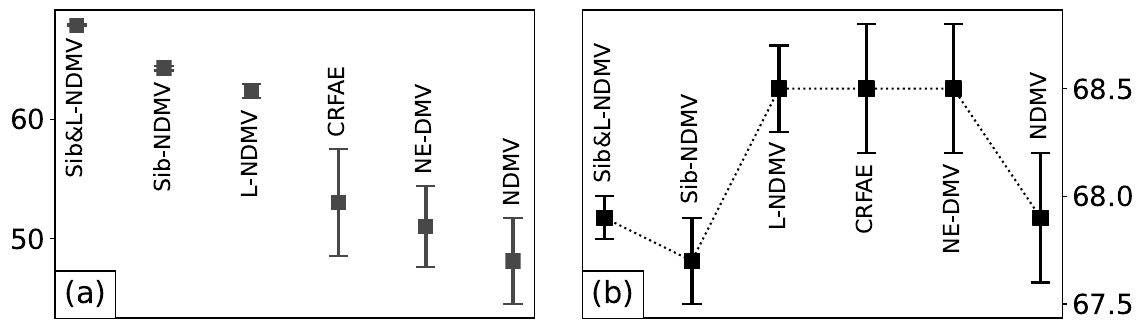

Reproduce this figure in Python.
import matplotlib.pyplot as plt
from matplotlib_dashboard import MatplotlibDashboard as MD

n = 6

performance = ['67.9±0.1', '67.7±0.2', '68.5±0.2', '68.5±0.3', '68.5±0.3', '67.9±0.3', '67.9±0.6'][:n]
individuals = ['67.9±0.1', '64.3±0.2', '62.4±0.6', '53.0±4.5', '51.0±3.4', '48.1±3.6', '41.5±0.8'][:n]

means, stds = zip(*[(float(v) for v in p.split('±')) for p in performance])
indmeans, indstds = zip(*[(float(v) for v in p.split('±')) for p in individuals])


fig = plt.figure(figsize=(13,4))
dashboard = MD([
    ['left' ,'right'],
], wspace=0.1)

def plot(ax, base_ax, means, stds, bases, base_stds, color, marker):
    x = list(range(len(means)))
    ax.plot(x, means, linestyle=':', color=color)
    ax.errorbar(x, means, fmt='none', yerr=stds, capsize=7, elinewidth=2.5, capthick=1.5, color=color)
    style = ax.scatter(x, means, marker=marker, s=120, color=color)
    base_ax.errorbar(x, bases, fmt='none', yerr=base_stds, capsize=7, elinewidth=2.5, capthick=1.5, color='#484848', linewidth=0)
    base_style = base_ax.scatter(x, bases, marker=marker, s=120, color='#484848', linewidth=0)
    return ax, base_ax, style, base_style

ax, base_ax, style, base_style = plot(dashboard['right'], dashboard['left'], means, stds, indmeans, indstds, color='black', marker='s')
plt.tight_layout()
# grid_color = '#d3d3d3'
# ax.grid(axis='x', color=grid_color)
# base_ax.grid(axis='x', color=grid_color)
# ax.legend([line2, plt.scatter([],[],alpha=0), line1, plt.scatter([],[],alpha=0), line3, plt.scatter([],[],alpha=0)], [',', '', ',', '', " Individual", ' performance'], loc='lower left', fontsize=25, bbox_to_anchor=(.005, -.17), ncol=3, handletextpad=-.6, columnspacing=-.6, labelspacing=0.)
ax.yaxis.tick_right()
ax.set_xticks([])
ax.tick_params(axis='y', labelsize=20)
base_ax.tick_params(axis='y', labelsize=20)
base_ax.set_xticks([])

props = dict(boxstyle='square', facecolor='white', pad=.29)
# ax.text(.018, 1-.105, '(b)', transform=ax.transAxes, fontsize=22, bbox=props)
ax.text(.018, .048, '(b)', transform=ax.transAxes, fontsize=22, bbox=props)
base_ax.text(.019, .048, '(a)', transform=base_ax.transAxes, fontsize=22, bbox=props)

labels = ['Sib&L-NDMV', 'Sib-NDMV', 'L-NDMV', 'CRFAE', 'NE-DMV', 'NDMV', 'Flow'][:n]
aligns = ['bottom', 'bottom', 'top', 'top', 'top', 'bottom', 'bottom'][:n]
base_aligns = ['top', 'top', 'top', 'bottom', 'bottom', 'bottom', 'bottom'][:n]

for i, (label, a, ba) in enumerate(zip(labels, aligns, base_aligns)):
    x = means[i]-stds[i]-.05 if a=='top' else means[i]+stds[i]+.06
    ax.text(i, x, label, ha='center', va=a, color='black', fontsize=16, rotation=90)
    base_x = indmeans[i]-indstds[i]-1 if ba=='top' else indmeans[i]+indstds[i]+1
    base_ax.text(i, base_x, label, ha='center', va=ba, color='black', fontsize=16, rotation=90)

plt.savefig('plots/best_to_worst.pdf', bbox_inches='tight')